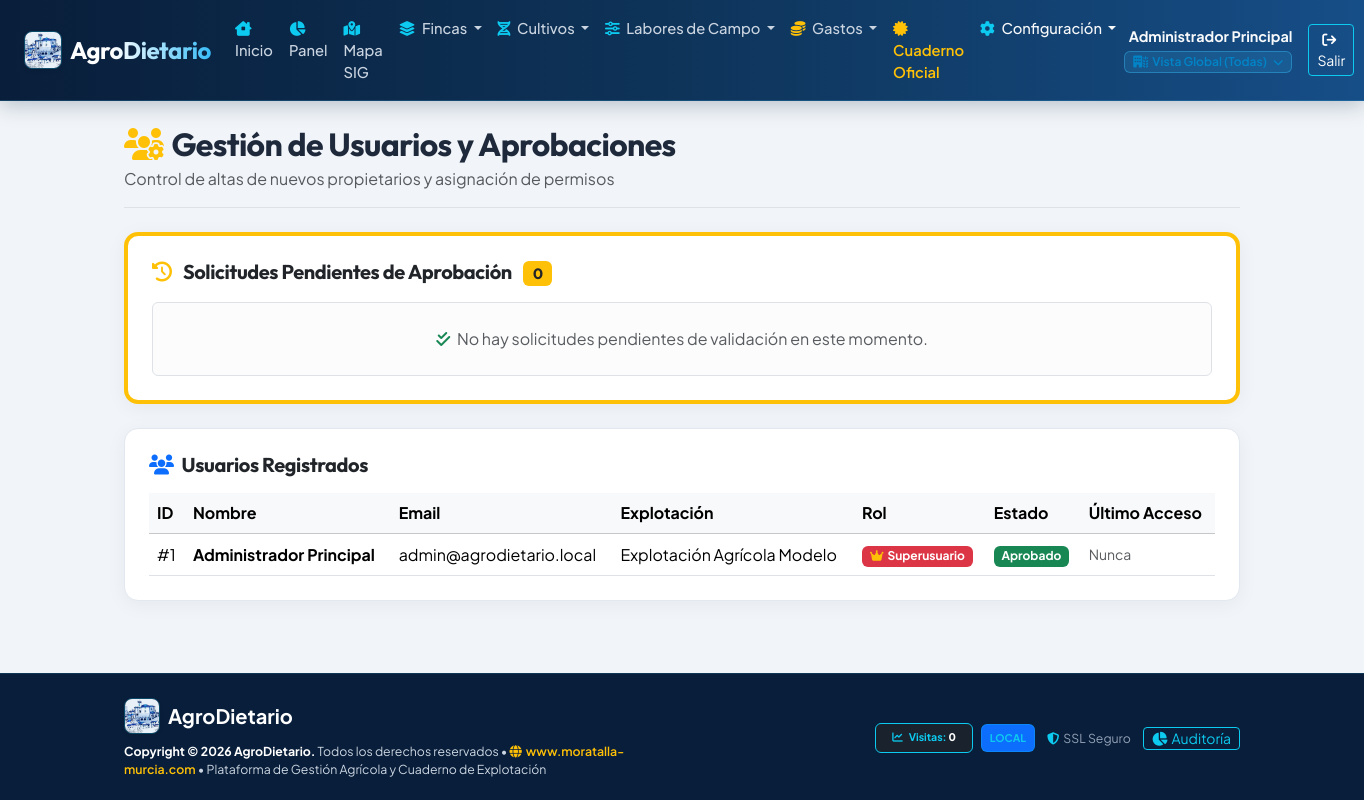
The app's page /views/admin/usuarios.php (signed in), older data.
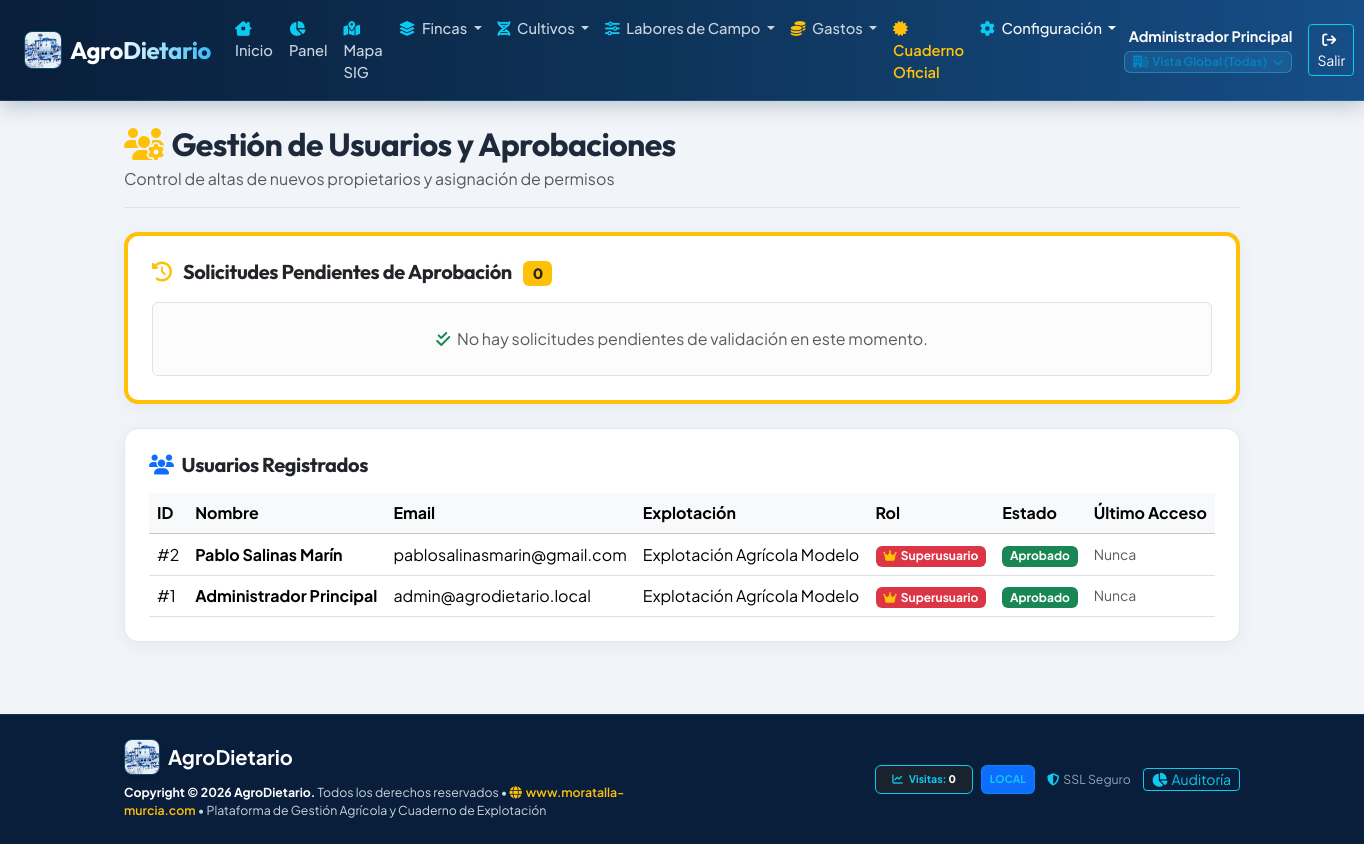
The same page, newer data.
### tables this page shows
CREATE TABLE usuarios (
    id_usuario INT AUTO_INCREMENT PRIMARY KEY,
    id_propietario INT NULL,
    nombre VARCHAR(100) NOT NULL,
    apellidos VARCHAR(100) NULL,
    email VARCHAR(120) NOT NULL UNIQUE,
    password_hash VARCHAR(255) NOT NULL,
    telefono VARCHAR(30) NULL,
    rol ENUM('superadmin', 'propietario', 'tecnico', 'lector') NOT NULL DEFAULT 'propietario',
    estado ENUM('pendiente', 'aprobado', 'rechazado', 'suspendido') NOT NULL DEFAULT 'pendiente',
    motivo_solicitud TEXT NULL,
    fecha_registro TIMESTAMP DEFAULT CURRENT_TIMESTAMP,
    fecha_aprobacion DATETIME NULL,
    aprobado_por_id INT NULL,
    ultimo_acceso DATETIME NULL,
    FOREIGN KEY (id_propietario) REFERENCES propietarios(id_propietario) ON DELETE SET NULL,
    FOREIGN KEY (aprobado_por_id) REFERENCES usuarios(id_usuario) ON DELETE SET NULL,
    INDEX idx_usuario_estado (estado),
    INDEX idx_usuario_rol (rol)
);

CREATE TABLE propietarios (
    id_propietario INT AUTO_INCREMENT PRIMARY KEY,
    nombre_razon_social VARCHAR(150) NOT NULL,
    cif_nif VARCHAR(20) NULL,
    telefono VARCHAR(30) NULL,
    email VARCHAR(100) NULL,
    direccion VARCHAR(200) NULL,
    municipio VARCHAR(100) NULL,
    provincia VARCHAR(100) NULL,
    codigo_postal VARCHAR(10) NULL,
    logo VARCHAR(255) NULL,
    precio_hora_comunitaria DECIMAL(8,2) NOT NULL DEFAULT 12.00,
    precio_hora_hortalizas DECIMAL(8,2) NOT NULL DEFAULT 15.00,
    derrama_anual_comunidad DECIMAL(10,2) NOT NULL DEFAULT 150.00,
    smtp_host VARCHAR(150) NULL,
    smtp_port INT NULL,
    smtp_encryption VARCHAR(20) NULL,
    smtp_user_enc TEXT NULL,
    smtp_pass_enc TEXT NULL,
    email_remitente VARCHAR(150) NULL,
    email_comunidad VARCHAR(150) NULL DEFAULT 'alharabemoratalla@gmail.com',
    fanegas_por_hectarea DECIMAL(8,4) NOT NULL DEFAULT 3.0000,
    id_regante_principal INT NULL,
    activo TINYINT(1) NOT NULL DEFAULT 1,
    fecha_alta TIMESTAMP DEFAULT CURRENT_TIMESTAMP,
    INDEX idx_propietario_activo (activo),
    INDEX idx_propietario_regante (id_regante_principal)
);

### views/admin/usuarios.php (the view, shortened to what this page needs)
<?php
$db = Database::getConnection();
$pendientes = $db->query("
    SELECT u.*, p.nombre_razon_social AS nombre_propietario
    FROM usuarios u
    LEFT JOIN propietarios p ON u.id_propietario = p.id_propietario
    WHERE u.estado = 'pendiente'
    ORDER BY u.fecha_registro DESC
")->fetchAll();
$sqlActivos = "
    SELECT u.*, p.nombre_razon_social AS nombre_propietario
    FROM usuarios u
    LEFT JOIN propietarios p ON u.id_propietario = p.id_propietario
    WHERE u.estado != 'pendiente'
";
$sqlActivos .= " ORDER BY u.id_usuario DESC";
$activos = $db->query($sqlActivos)->fetchAll();
require_once VIEWS_PATH . '/layouts/header.php';
?>
<div class="container py-4">
    <div class="d-flex justify-content-between align-items-center pb-3 mb-4 border-bottom">
        <div>
            <h2 class="fw-bold mb-1"><i class="fa-solid fa-users-gear text-warning me-2"></i>Gestión de Usuarios y Aprobaciones</h2>
            <p class="text-muted mb-0">Control de altas de nuevos propietarios y asignación de permisos</p>
        </div>
    </div>
    <div class="card card-custom p-4 mb-4 border-top border-4 border-warning">
        <div class="d-flex justify-content-between align-items-center mb-3">
            <h5 class="fw-bold mb-0">
                <i class="fa-solid fa-clock-rotate-left text-warning me-2"></i>
                Solicitudes Pendientes de Aprobación
                <span class="badge bg-warning text-dark ms-2"><?= count($pendientes) ?></span>
            </h5>
        </div>
        <?php if (empty($pendientes)): ?>
            <div class="alert alert-light border text-center py-4 mb-0 text-muted">
                <i class="fa-solid fa-check-double text-success me-1"></i> No hay solicitudes pendientes de validación en este momento.
            </div>
        <?php endif; ?>
    </div>
    <div class="card card-custom p-4">
        <h5 class="fw-bold mb-3"><i class="fa-solid fa-users text-primary me-2"></i>Usuarios Registrados</h5>
        <div class="table-responsive">
            <table class="table table-hover align-middle mb-0">
                <thead class="table-light">
                    <tr>
                        <th>ID</th>
                        <th>Nombre</th>
                        <th>Email</th>
                        <th>Explotación</th>
                        <th>Rol</th>
                        <th>Estado</th>
                        <th>Último Acceso</th>
                    </tr>
                </thead>
                <tbody>
                    <?php foreach ($activos as $u): ?>
                        <tr>
                            <td>#<?= $u['id_usuario'] ?></td>
                            <td class="fw-bold"><?= htmlspecialchars($u['nombre'] . ' ' . $u['apellidos']) ?></td>
                            <td><?= htmlspecialchars($u['email']) ?></td>
                            <td><?= htmlspecialchars(isset($u['nombre_propietario']) ? $u['nombre_propietario'] : 'Todas (Admin)') ?></td>
                            <td>
                                <?php if ($u['rol'] === 'superadmin'): ?>
                                    <span class="badge bg-danger text-white"><i class="fa-solid fa-crown me-1 text-warning"></i>Superusuario</span>
                                <?php elseif (in_array($u['rol'], array('administrador', 'admin'))): ?>
                                    <span class="badge bg-warning text-dark"><i class="fa-solid fa-shield-halved me-1"></i>Administrador</span>
                                <?php elseif ($u['rol'] === 'propietario'): ?>
                                    <span class="badge bg-primary">Gestor Explotación</span>
                                <?php elseif ($u['rol'] === 'tecnico'): ?>
                                    <span class="badge bg-info text-dark">Técnico</span>
                                <?php elseif ($u['rol'] === 'operario'): ?>
                                    <span class="badge bg-secondary">Operario</span>
                                <?php else: ?>
                                    <span class="badge bg-light text-muted border">Lector</span>
                                <?php endif; ?>
                            </td>
                            <td>
                                <?php if ($u['estado'] === 'aprobado'): ?>
                                    <span class="badge bg-success">Aprobado</span>
                                <?php elseif ($u['estado'] === 'suspendido'): ?>
                                    <span class="badge bg-danger">Suspendido</span>
                                <?php else: ?>
                                    <span class="badge bg-dark"><?= htmlspecialchars($u['estado']) ?></span>
                                <?php endif; ?>
                            </td>
                            <td class="small text-muted"><?= $u['ultimo_acceso'] ? date('d/m/Y H:i', strtotime($u['ultimo_acceso'])) : 'Nunca' ?></td>
                        </tr>
                    <?php endforeach; ?>
                </tbody>
            </table>
        </div>
    </div>
</div>
<?php require_once VIEWS_PATH . '/layouts/footer.php'; ?>

Row changes from the older to the newer data that the page shows:
added usuarios: id_usuario "2", nombre+apellidos "Pablo Salinas Marín", email "pablosalinasmarin@gmail.com", id_propietario.nombre_razon_social "Explotación Agrícola Modelo", rol "superadmin" (drawn), estado "Aprobado", shows "Nunca"
